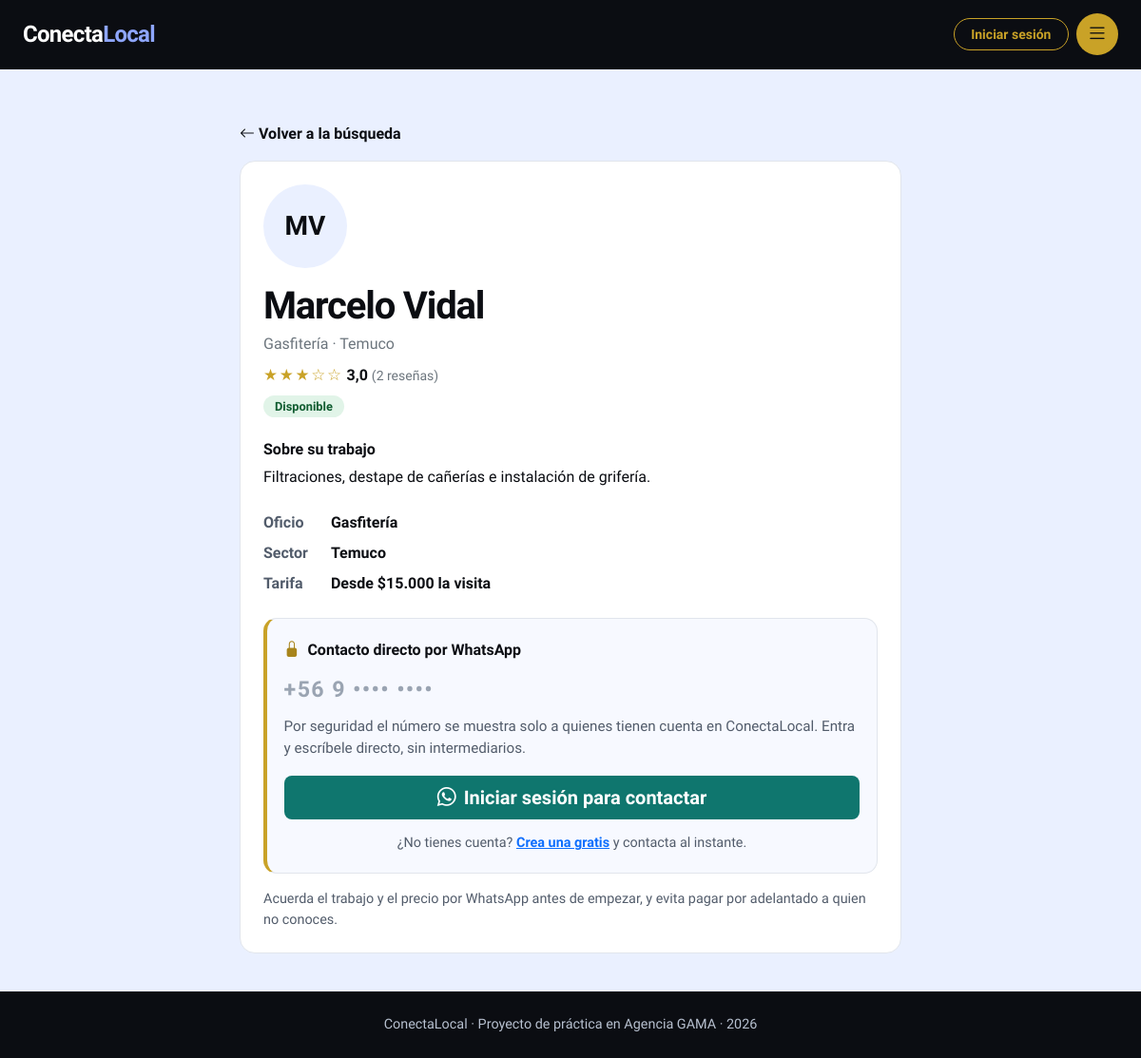
The app's page /perfil.php?id=1 with its own data.
### tables this page shows
CREATE TABLE `trabajadores` (
  `id` int(10) UNSIGNED NOT NULL,
  `nombre` varchar(100) NOT NULL,
  `whatsapp` char(11) NOT NULL,
  `oficio_id` int(10) UNSIGNED NOT NULL,
  `sector_id` int(10) UNSIGNED NOT NULL,
  `tarifa` varchar(80) NOT NULL,
  `descripcion` varchar(200) NOT NULL,
  `foto` varchar(255) DEFAULT NULL,
  `disponible` tinyint(1) NOT NULL DEFAULT 1,
  `destacado` tinyint(1) NOT NULL DEFAULT 0,
  `creado_en` timestamp NOT NULL DEFAULT current_timestamp()
);

CREATE TABLE `oficios` (
  `id` int(10) UNSIGNED NOT NULL,
  `nombre` varchar(60) NOT NULL
);

CREATE TABLE `sectores` (
  `id` int(10) UNSIGNED NOT NULL,
  `nombre` varchar(60) NOT NULL
);

### perfil.php (the view, shortened to what this page needs)
<?php
include 'conexion.php';
$id = isset($_GET['id']) ? (int)$_GET['id'] : 0;
$logueado = isset($_SESSION['usuario_id']);
$t = null;
if ($id > 0) {
    $stmt = $conexion->prepare("SELECT t.nombre, o.nombre AS oficio, s.nombre AS sector, t.tarifa, t.descripcion, t.disponible, t.destacado
            FROM trabajadores t
            JOIN oficios o ON o.id = t.oficio_id
            JOIN sectores s ON s.id = t.sector_id
            WHERE t.id = ?");
    $stmt->bind_param("i", $id);
    $stmt->execute();
    $t = $stmt->get_result()->fetch_assoc();
}
$promedio = 0;
$totalResenas = 0;
if ($t) {
    $stP = $conexion->prepare("SELECT ROUND(AVG(estrellas), 1) AS prom, COUNT(*) AS total FROM resenas WHERE trabajador_id = ?");
    $stP->bind_param("i", $id);
    $stP->execute();
    $filaP = $stP->get_result()->fetch_assoc();
    $promedio = (float)($filaP['prom'] ?? 0);
    $totalResenas = (int)$filaP['total'];
}
function estrellasHtml($n) {
    $salida = '<span class="cl-stars" aria-hidden="true">';
    for ($i = 1; $i <= 5; $i++) {
        $salida .= $i <= round((float)$n) ? '★' : '☆';
    }
    return $salida . '</span><span class="visually-hidden">' . round((float)$n, 1) . ' de 5 estrellas</span>';
}
?>
<!DOCTYPE html>
<html lang="es">
<head>
  <link href="vendor/bootstrap/css/bootstrap.min.css" rel="stylesheet">
  <link href="vendor/bootstrap-icons/css/bootstrap-icons.min.css" rel="stylesheet">
  <link href="css/styles.css" rel="stylesheet">
</head>
<body>
    <header class="cl-topbar">
    <div class="container-fluid px-4 d-flex align-items-center justify-content-between">
      <a class="cl-brand" href="index.php">Conecta<span>Local</span></a>
      <div class="d-flex align-items-center">
        <?php if (isset($_SESSION['usuario_id'])): ?>
        <a href="mi_cuenta.php" class="btn btn-sm cl-btn-gold me-2">Mi cuenta</a>
        <?php else: ?>
        <a href="login.php" class="btn btn-sm cl-btn-gold me-2">Iniciar sesión</a>
        <?php endif; ?>
        <button class="cl-burger" type="button" data-bs-toggle="offcanvas" data-bs-target="#menu"
              aria-controls="menu" aria-label="Abrir menú"><i class="bi bi-list" aria-hidden="true"></i></button>
      </div>
    </div>
  </header>
    <main class="cl-section">
    <div class="container cl-narrow">
      <a class="cl-back" href="oficios.php"><i class="bi bi-arrow-left" aria-hidden="true"></i> Volver a la búsqueda</a>
      <?php if (!$t): ?>
      <div class="cl-vacio">
        <p class="fw-bold mb-1">No encontramos este perfil.</p>
        <p class="mb-3">Puede que el enlace esté incompleto o que el perfil ya no exista.</p>
        <a class="btn cl-btn-dark" href="oficios.php">Ir a la búsqueda</a>
      </div>
      <?php elseif (!$logueado): ?>
      <?php
$partes = explode(' ', $t['nombre']);
$ini = strtoupper(implode('', array_map(fn($p) => mb_substr($p, 0, 1), array_slice($partes, 0, 2))));
$vuelta = rawurlencode('perfil.php?id=' . $id);
?>
      <article class="cl-card">
        <div class="d-flex flex-column gap-3 mb-4">
          <div class="cl-avatar cl-avatar-lg" aria-hidden="true"><?php echo htmlspecialchars($ini); ?></div>
          <div>
            <h1 class="cl-title mb-1"><?php echo htmlspecialchars($t['nombre']); ?></h1>
            <p class="text-secondary mb-2"><?php echo htmlspecialchars($t['oficio']); ?> · <?php echo htmlspecialchars($t['sector']); ?></p>
            <?php if ($totalResenas > 0): ?>
            <p class="mb-2"><?php echo estrellasHtml($promedio); ?> <strong><?php echo number_format($promedio, 1, ',', ''); ?></strong> <span class="text-secondary small">(<?php echo $totalResenas; ?> reseña<?php echo $totalResenas != 1 ? 's' : ''; ?>)</span></p>
            <?php else: ?>
            <p class="text-secondary small mb-2">Aún sin reseñas</p>
            <?php endif; ?>
            <span class="cl-estado <?php echo $t['disponible'] ? 'si' : 'no'; ?>"><?php echo $t['disponible'] ? 'Disponible' : 'Ocupado'; ?></span>
          </div>
        </div>
        <h2 class="h6 fw-bold">Sobre su trabajo</h2>
        <p class="mb-4"><?php echo htmlspecialchars($t['descripcion']); ?></p>
        <dl class="cl-datos mb-4">
          <dt>Oficio</dt><dd><?php echo htmlspecialchars($t['oficio']); ?></dd>
          <dt>Sector</dt><dd><?php echo htmlspecialchars($t['sector']); ?></dd>
          <dt>Tarifa</dt><dd><?php echo htmlspecialchars($t['tarifa']); ?></dd>
        </dl>
        <div class="cl-lock">
          <p class="cl-lock-cabecera"><i class="bi bi-lock-fill" aria-hidden="true"></i> Contacto directo por WhatsApp</p>
          <p class="cl-lock-num" aria-hidden="true">+56 9 •••• ••••</p>
          <p class="cl-lock-txt">Por seguridad el número se muestra solo a quienes tienen cuenta en ConectaLocal. Entra y escríbele directo, sin intermediarios.</p>
          <a class="btn btn-lg cl-btn-wa w-100" href="login.php?redir=<?= $vuelta ?>"><i class="bi bi-whatsapp me-2" aria-hidden="true"></i>Iniciar sesión para contactar</a>
          <p class="cl-lock-alt mb-0">¿No tienes cuenta? <a href="crear_cuenta.php">Crea una gratis</a> y contacta al instante.</p>
        </div>
        <p class="cl-nota mt-3 mb-0">Acuerda el trabajo y el precio por WhatsApp antes de empezar, y evita pagar por adelantado a quien no conoces.</p>
      </article>
      <?php endif; ?>
    </div>
  </main>
  <footer class="cl-footer">
    <div class="container">ConectaLocal · Proyecto de práctica en Agencia GAMA · 2026</div>
  </footer>
</body>
</html>

### css/styles.css (style rules this page uses)
:root { --cl-ink: #0b0d12; --cl-blue: #2450ff; --cl-glow: #8ea6ff; --cl-paper: #eaf0ff; --cl-line: #e1e5ec; --cl-gold: #c9a227; --cl-gold-hover: #a8851c; }
body { font-family: "Source Sans 3", system-ui, sans-serif; background: var(--cl-paper); color: var(--cl-ink); }
.cl-topbar { background: var(--cl-ink); padding: 0.9rem 0; }
.cl-brand { font-family: "Bricolage Grotesque", sans-serif; font-weight: 800; font-size: 1.5rem; letter-spacing: -0.03em; color: #fff; text-decoration: none; }
.cl-brand span { color: var(--cl-glow); }
.cl-btn-gold { border: 1px solid var(--cl-gold); color: var(--cl-gold); font-weight: 700; border-radius: 999px; padding: 0.35rem 1.1rem; }
.cl-footer { background: var(--cl-ink); color: #b7c0cf; padding: 1.5rem 0; text-align: center; font-size: 0.9rem; }
.cl-burger { width: 44px; height: 44px; border: 0; border-radius: 50%; background: var(--cl-gold); color: var(--cl-ink); font-size: 1.4rem; display: grid; place-items: center; cursor: pointer; }
.cl-section { padding: 3.5rem 0 2.5rem; }
.cl-title { font-family: "Bricolage Grotesque", sans-serif; font-weight: 800; letter-spacing: -0.03em; font-size: clamp(1.75rem, 5vw, 2.5rem); }
.cl-card { background: #fff; border: 1px solid var(--cl-line); border-radius: 16px; padding: 1.5rem; height: 100%; display: flex; flex-direction: column; }
.cl-avatar { width: 56px; height: 56px; flex: none; border-radius: 50%; background: var(--cl-paper); color: var(--cl-ink); display: grid; place-items: center; font-family: "Bricolage Grotesque", sans-serif; font-weight: 800; font-size: 1.15rem; }
.cl-estado { font-size: 0.8rem; font-weight: 700; padding: 0.25rem 0.75rem; border-radius: 999px; white-space: nowrap; }
.cl-estado.si { background: #e1f4e8; color: #0f5c30; }
.cl-btn-wa { background: #0f766e; color: #fff; font-weight: 600; border: 0; border-radius: 8px; }
.cl-stars { color: var(--cl-gold); font-size: 1.05rem; letter-spacing: 0.1em; }
.cl-narrow { max-width: 720px; }
.cl-back { display: inline-block; margin-bottom: 1rem; font-weight: 700; color: var(--cl-ink); text-decoration: none; }
.cl-avatar-lg { width: 88px; height: 88px; font-size: 1.75rem; }
.cl-datos { display: grid; grid-template-columns: auto 1fr; gap: 0.5rem 1.5rem; }
.cl-datos dt { color: #525c6b; font-weight: 600; }
.cl-datos dd { margin: 0; font-weight: 600; }
.cl-nota { font-size: 0.9rem; color: #525c6b; }
.cl-lock { background: #f7f9ff; border: 1px solid var(--cl-line); border-left: 4px solid var(--cl-gold); border-radius: 14px; padding: 1.25rem 1.1rem; }
.cl-lock-cabecera { display: flex; align-items: center; gap: .5rem; font-weight: 700; margin-bottom: .75rem; }
.cl-lock-cabecera i { color: var(--cl-gold-hover); font-size: 1.05rem; }
.cl-lock-num { font-family: "Bricolage Grotesque", sans-serif; font-size: 1.45rem; font-weight: 800; letter-spacing: .06em; color: #9aa4b2; margin: 0 0 .6rem; }
.cl-lock-txt { font-size: .95rem; color: #525c6b; margin-bottom: 1.1rem; }
.cl-lock-alt { text-align: center; font-size: .9rem; color: #525c6b; margin-top: .9rem; }
.cl-lock-alt a { font-weight: 700; }

### records on screen
trabajadores: nombre "MV", nombre "Marcelo Vidal", oficio.nombre "Gasfitería", sector.nombre "Temuco", descripcion "Filtraciones, destape de cañerías e instalación de grifería.", tarifa "Desde $15.000 la visita"

### other values on screen
$salida "★★★☆☆"
$promedio "3,0"
$totalResenas "2"
